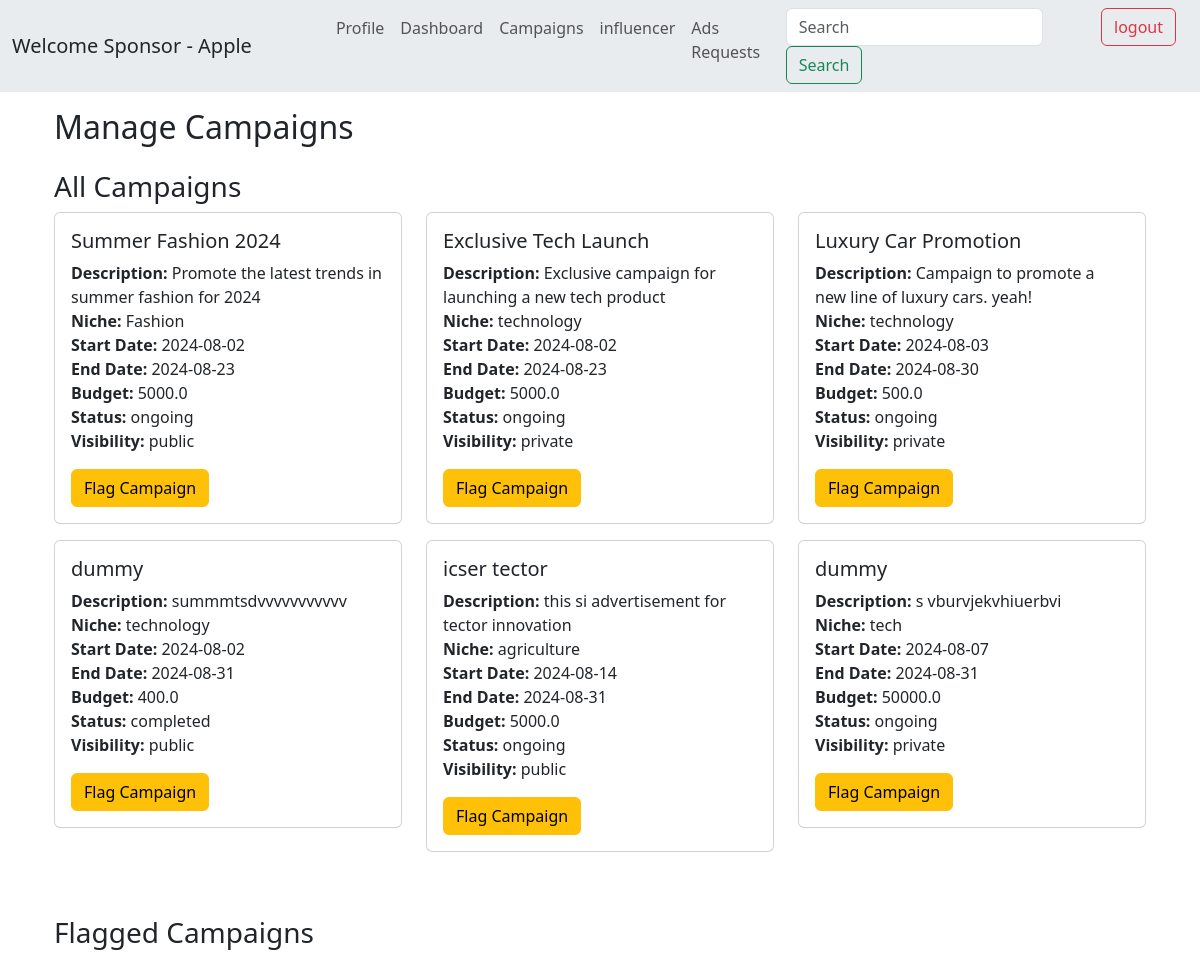
Page /admin/campaigns (signed in) on the committed database.
### models.py (models this page shows, shortened)
class Campaign(db.Model):
    __tablename__ = 'campaigns'
    id = db.Column(db.Integer, primary_key=True)
    title = db.Column(db.String(200), nullable=False)
    description = db.Column(db.String(400), nullable=False)
    niche = db.Column(db.String(100), nullable=False)
    start_date = db.Column(db.Date, nullable=False)
    end_date = db.Column(db.Date, nullable=False)
    budget = db.Column(db.Float, nullable=False)
    visibility = db.Column(db.String(50), nullable=False)
    status = db.Column(db.String(50), nullable=False, default='ongoing')
    goals = db.Column(db.Text, nullable=True)
    sponsor_id = db.Column(db.Integer, db.ForeignKey('users.id'), nullable=False)
    is_flagged = db.Column(db.Boolean, default=False)
    sponsor = db.relationship('User', backref=db.backref('campaigns', lazy=True))
    ad_requests = db.relationship('AdRequest', backref='campaigns', lazy=True)

### main.py (the view)
@app.route('/admin/campaigns', methods=['GET'])
def manage_campaigns():
    campaigns = Campaign.query.all()
    flagged_campaigns = Campaign.query.filter_by(is_flagged=True).all()
    return render_template('/admin/admin_campaigns.html', campaigns=campaigns, flagged_campaigns=flagged_campaigns)

### templates/admin/admin_campaigns.html (shortened to what this page needs)
{% extends 'base.html' %}
{% block content %}
<div class="container mt-3">
    <h2 class="mb-4">Manage Campaigns</h2>
    <div class="mb-5">
        <h3>All Campaigns</h3>
        <div class="row">
            {% for campaign in campaigns %}
                {% if not campaign.is_flagged %}
                    <div class="col-md-4 mb-3">
                        <div class="card">
                            <div class="card-body">
                                <h5 class="card-title">{{ campaign.title }}</h5>
                                <p class="card-text">
                                    <strong>Description:</strong> {{ campaign.description }}<br>
                                    <strong>Niche:</strong> {{ campaign.niche }}<br>
                                    <strong>Start Date:</strong> {{ campaign.start_date }}<br>
                                    <strong>End Date:</strong> {{ campaign.end_date }}<br>
                                    <strong>Budget:</strong> {{ campaign.budget }}<br>
                                    <strong>Status:</strong> {{ campaign.status }}<br>
                                    <strong>Visibility:</strong> {{ campaign.visibility }}
                                </p>
                                <form method="POST" action="{{ url_for('flag_campaign', campaign_id=campaign.id) }}" style="display:inline;">
                                    <button type="submit" class="btn btn-warning">Flag Campaign</button>
                                </form>
                            </div>
                        </div>
                    </div>
                {% endif %}
            {% endfor %}
        </div>
    </div>
    <div class="mb-5">
        <h3>Flagged Campaigns</h3>
    </div>
</div>
{% endblock %}

### rows in the picture
Campaign: title "Summer Fashion 2024", description "Promote the latest trends in summer fashion for 2024", niche "Fashion", start_date "2024-08-02", end_date "2024-08-23", budget "5000.0", status "ongoing", visibility "public"
Campaign: title "Exclusive Tech Launch", description "Exclusive campaign for launching a new tech product", niche "technology", start_date "2024-08-02", end_date "2024-08-23", budget "5000.0", status "ongoing", visibility "private"
Campaign: title "Luxury Car Promotion", description "Campaign to promote a new line of luxury cars. yeah!", niche "technology", start_date "2024-08-03", end_date "2024-08-30", budget "500.0", status "ongoing", visibility "private"
Campaign: title "dummy", description "summmtsdvvvvvvvvvvv", niche "technology", start_date "2024-08-02", end_date "2024-08-31", budget "400.0", status "completed", visibility "public"
Campaign: title "icser tector", description "this si advertisement for tector innovation", niche "agriculture", start_date "2024-08-14", end_date "2024-08-31", budget "5000.0", status "ongoing", visibility "public"
Campaign: title "dummy", description "s vburvjekvhiuerbvi", niche "tech", start_date "2024-08-07", end_date "2024-08-31", budget "50000.0", status "ongoing", visibility "private"

### other values in the picture
{{ session['user_role'].capitalize() }} "Sponsor"
{{ session['username'].capitalize() }} "Apple"
